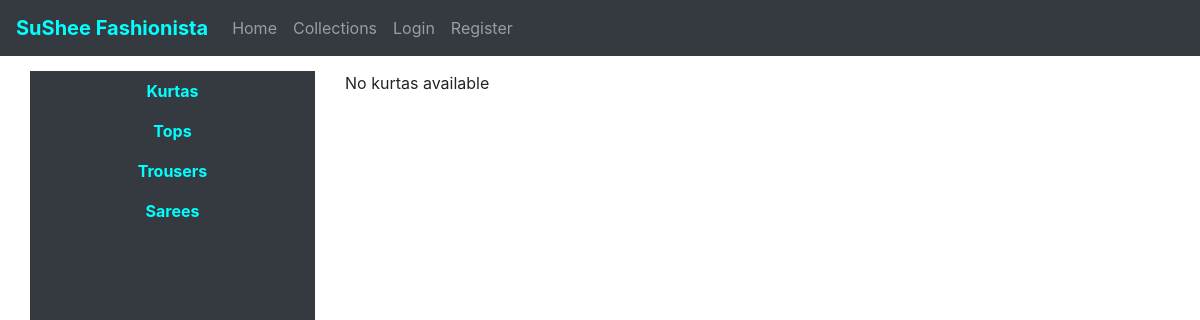
Page /collections on the earlier database version.
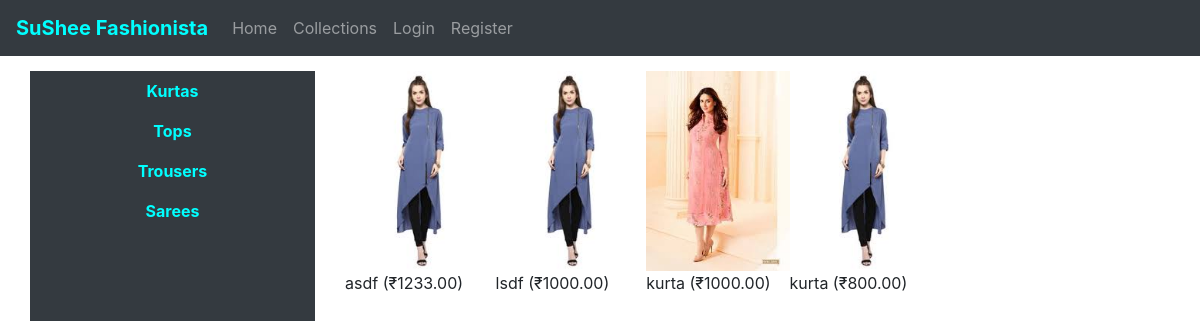
Same page on the later database version.
### shopping/models.py (models this page shows, shortened)
class KurtaRate(models.Model):
    dresstype = models.CharField(max_length = 25, default="kurta", editable = False)
    name = models.CharField(max_length = 100)
    model = models.CharField(max_length = 25)
    image = models.ManyToManyField(Document, related_name = "kurta_image")
    size = models.ManyToManyField(KurtaSize, related_name = "kurta_size")
    price = models.DecimalField(max_digits = 7, decimal_places = 2)

class Document(models.Model):
    document = models.FileField(upload_to='documents/%Y/%m/%d')
    color = models.ForeignKey(Color, on_delete = models.SET_NULL, null = True, related_name = "dress_color")
    datetime = models.DateTimeField(auto_now_add=True)

### shopping/views.py (the view, shortened to what this page needs)
# urls.py: path("collections", views.collections, name="collections"),
def collections(request):
    sort = '-pk'
    kurtarate, toprate, trouserrate, sareerate = sort_order(sort)
    if request.user.id:
        incart_item = len(incart_items(request))
    else:
        incart_item = None
    context = {
    "currency" : rupees,
    "kurtarate" : kurtarate,
    "toprate" : toprate,
    "trouserrate" : trouserrate,
    "sareerate" : sareerate,
    "incart_items" : incart_item
    }
    return render(request, "shopping/collections.html", context)

### shopping/views.py (called while the page is built)
def sort_order(sort):
    kurtarate = KurtaRate.objects.order_by(sort)
    toprate = TopRate.objects.order_by(sort)
    trouserrate = TrouserRate.objects.order_by(sort)
    sareerate = SareeRate.objects.order_by(sort)
    return kurtarate, toprate, trouserrate, sareerate

### shopping/templates/shopping/collections.html (shortened to what this page needs)
{% extends "shopping/layout.html" %}
{% block body %}
<div class="container">
  <div class="row">
    <div class="col-sm-3 side-menu">
      <ul class="nav nav-pills flex-column">
        <li class="nav-item">
          <a class="nav-link dressbtn"id="kurta" href="#">Kurtas</a>
        </li>
        <li class="nav-item">
          <a class="nav-link dressbtn" id="top" href="#">Tops</a>
        </li>
        <li class="nav-item">
          <a class="nav-link dressbtn" id="trouser" href="#">Trousers</a>
        </li>
        <li class="nav-item">
          <a class="nav-link dressbtn" id="saree" href="#">Sarees</a>
        </li>
      </ul>
    </div>
    <div class="col-sm-9">
      <div class="container flexdisplay dressitems" id="dkurta">
        {%for d in kurtarate %}
          <div class="row">
            <div class="col-sm-8">
              <a href="/{{d.dresstype}}/{{d.pk}}">
                <img src="{{d.image.first.document.url}}" alt="{{d.image.first.document}}"/></a>
              <br>
              <p>
                <span class="rdressname">{{d.name}}</span>
                <span class="rdressprice">({{currency}}{{d.price}})</span>
              </p>
           </div>
          </div>
          {% empty %}
            <p>No kurtas available</p>
        {% endfor %}
      </div>
    </div>
  </div>
</div>
{% endblock %}

Differences in the rows shown:
added KurtaRate: image.first.document (picture), name "asdf", currency "₹", price "1233.00"
added KurtaRate: image.first.document (picture), name "lsdf", currency "₹", price "1000.00"
added KurtaRate: image.first.document (picture), name "kurta", currency "₹", price "1000.00"
added KurtaRate: image.first.document (picture), name "kurta", currency "₹", price "800.00"
Other differences:
text no longer shown: "No kurtas available"
